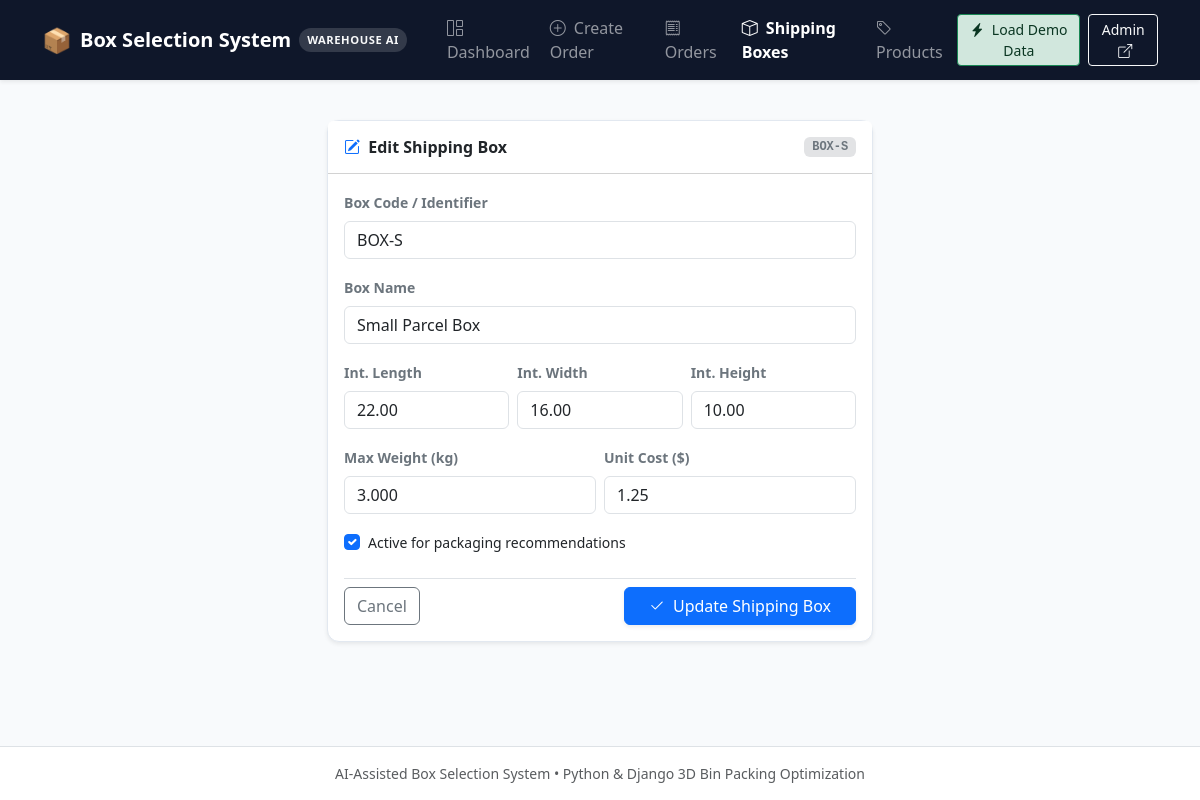
/boxes/1/edit/, run on the app's committed database.
### fulfillment/models/box.py (models this page shows, shortened)
class ShippingBox(models.Model):
    code = models.CharField(
        max_length=50,
        unique=True,
        db_index=True,
        help_text="Standard packaging identifier (e.g., 'BOX-S', 'BOX-M', 'BOX-L')"
    )
    name = models.CharField(max_length=100)
    internal_length = models.DecimalField(
        max_digits=8,
        decimal_places=2,
        validators=[MinValueValidator(Decimal('0.01'))],
        help_text="Internal length in cm"
    )
    internal_width = models.DecimalField(
        max_digits=8,
        decimal_places=2,
        validators=[MinValueValidator(Decimal('0.01'))],
        help_text="Internal width in cm"
    )
    internal_height = models.DecimalField(
        max_digits=8,
        decimal_places=2,
        validators=[MinValueValidator(Decimal('0.01'))],
        help_text="Internal height in cm"
    )
    max_weight = models.DecimalField(
        max_digits=8,
        decimal_places=3,
        validators=[MinValueValidator(Decimal('0.01'))],
        help_text="Maximum weight capacity in kg"
    )
    cost = models.DecimalField(
        max_digits=8,
        decimal_places=2,
        validators=[MinValueValidator(Decimal('0.00'))],
        help_text="Cost per box"
    )
    is_active = models.BooleanField(
        default=True,
        db_index=True,
        help_text="Indicates whether this box is currently available for packaging."
    )
    created_at = models.DateTimeField(auto_now_add=True)
    class Meta:
        ordering = ['cost', 'internal_length']
        verbose_name = "Shipping Box"
        verbose_name_plural = "Shipping Boxes"
        constraints = [
            models.CheckConstraint(
                condition=models.Q(internal_length__gt=0) &
                models.Q(internal_width__gt=0) &
                models.Q(internal_height__gt=0) &
                models.Q(max_weight__gt=0) &
                models.Q(cost__gte=0),
                name='box_positive_attributes'
            )
        ]

### fulfillment/views/catalog_views.py (the view)
# urls.py: path('boxes/<int:pk>/edit/', views.box_edit, name='box_edit'),
def box_edit(request, pk):
    box = get_object_or_404(ShippingBox, pk=pk)
    if request.method == 'POST':
        form = ShippingBoxForm(request.POST, instance=box)
        if form.is_valid():
            form.save()
            messages.success(request, f"Shipping Box '{box.name}' updated successfully.")
            return redirect('box_list_create')
        else:
            messages.error(request, "Please correct the errors below.")
    else:
        form = ShippingBoxForm(instance=box)
    return render(request, 'fulfillment/box_edit.html', {
        'form': form,
        'box': box
    })

### fulfillment/forms/catalog_forms.py
class ShippingBoxForm(forms.ModelForm):
    class Meta:
        model = ShippingBox
        fields = ['code', 'name', 'internal_length', 'internal_width', 'internal_height', 'max_weight', 'cost', 'is_active']
        widgets = {
            'code': forms.TextInput(attrs={'class': 'form-control', 'placeholder': 'e.g. BOX-S'}),
            'name': forms.TextInput(attrs={'class': 'form-control', 'placeholder': 'Box Name'}),
            'internal_length': forms.NumberInput(attrs={'class': 'form-control', 'step': '0.01', 'min': '0.01', 'placeholder': 'cm'}),
            'internal_width': forms.NumberInput(attrs={'class': 'form-control', 'step': '0.01', 'min': '0.01', 'placeholder': 'cm'}),
            'internal_height': forms.NumberInput(attrs={'class': 'form-control', 'step': '0.01', 'min': '0.01', 'placeholder': 'cm'}),
            'max_weight': forms.NumberInput(attrs={'class': 'form-control', 'step': '0.001', 'min': '0.01', 'placeholder': 'kg'}),
            'cost': forms.NumberInput(attrs={'class': 'form-control', 'step': '0.01', 'min': '0.00', 'placeholder': '$'}),
            'is_active': forms.CheckboxInput(attrs={'class': 'form-check-input'}),
        }

### templates/fulfillment/box_edit.html (shortened to what this page needs)
{% extends "fulfillment/base.html" %}
{% block content %}
<div class="row justify-content-center">
    <div class="col-12 col-md-8 col-lg-6">
        <div class="card shadow-sm">
            <div class="card-header bg-white py-3">
                <div class="d-flex justify-content-between align-items-center">
                    <h5 class="card-title fw-bold text-dark mb-0 fs-6">
                        <i class="bi bi-pencil-square me-1 text-primary"></i> Edit Shipping Box
                    </h5>
                    <span class="badge bg-secondary-subtle text-secondary font-monospace">{{ box.code }}</span>
                </div>
            </div>
            <div class="card-body">
                <form method="post" novalidate>
                    <div class="mb-3">
                        <label class="form-label small fw-semibold text-secondary">Box Code / Identifier</label>
                        {{ form.code }}
                    </div>
                    <div class="mb-3">
                        <label class="form-label small fw-semibold text-secondary">Box Name</label>
                        {{ form.name }}
                    </div>
                    <div class="row g-2 mb-3">
                        <div class="col-4">
                            <label class="form-label small fw-semibold text-secondary">Int. Length</label>
                            {{ form.internal_length }}
                        </div>
                        <div class="col-4">
                            <label class="form-label small fw-semibold text-secondary">Int. Width</label>
                            {{ form.internal_width }}
                        </div>
                        <div class="col-4">
                            <label class="form-label small fw-semibold text-secondary">Int. Height</label>
                            {{ form.internal_height }}
                        </div>
                    </div>
                    <div class="row g-2 mb-3">
                        <div class="col-6">
                            <label class="form-label small fw-semibold text-secondary">Max Weight (kg)</label>
                            {{ form.max_weight }}
                        </div>
                        <div class="col-6">
                            <label class="form-label small fw-semibold text-secondary">Unit Cost ($)</label>
                            {{ form.cost }}
                        </div>
                    </div>
                    <div class="form-check mb-4">
                        {{ form.is_active }}
                        <label class="form-check-label small fw-medium" for="{{ form.is_active.id_for_label }}">
                            Active for packaging recommendations
                        </label>
                    </div>
                    <div class="d-flex justify-content-between align-items-center pt-2 border-top">
                        <a href="{% url 'box_list_create' %}" class="btn btn-outline-secondary">
                            Cancel
                        </a>
                        <button type="submit" class="btn btn-primary px-4 shadow-sm">
                            <i class="bi bi-check2 me-1"></i> Update Shipping Box
                        </button>
                    </div>
                </form>
            </div>
        </div>
    </div>
</div>
{% endblock %}

### templates/fulfillment/base.html (style rules this page uses)
:root { --brand-primary: #1e3a8a; --brand-secondary: #0f172a; --brand-accent: #2563eb; --bg-canvas: #f8fafc; }
body { background-color: var(--bg-canvas); color: #334155; font-family: system-ui, -apple-system, "Segoe UI", Roboto, "Helvetica Neue", Arial, sans-serif; min-height: 100vh; display: flex; flex-direction: column; }
.card { border: 1px solid #e2e8f0; border-radius: 0.75rem; box-shadow: 0 1px 3px rgba(0, 0, 0, 0.05); }

### data on the page
ShippingBox: code "BOX-S", name "Small Parcel Box", internal_length "22.00", internal_width "16.00", internal_height "10.00", max_weight "3.000", cost "1.25", is_active "☑"
